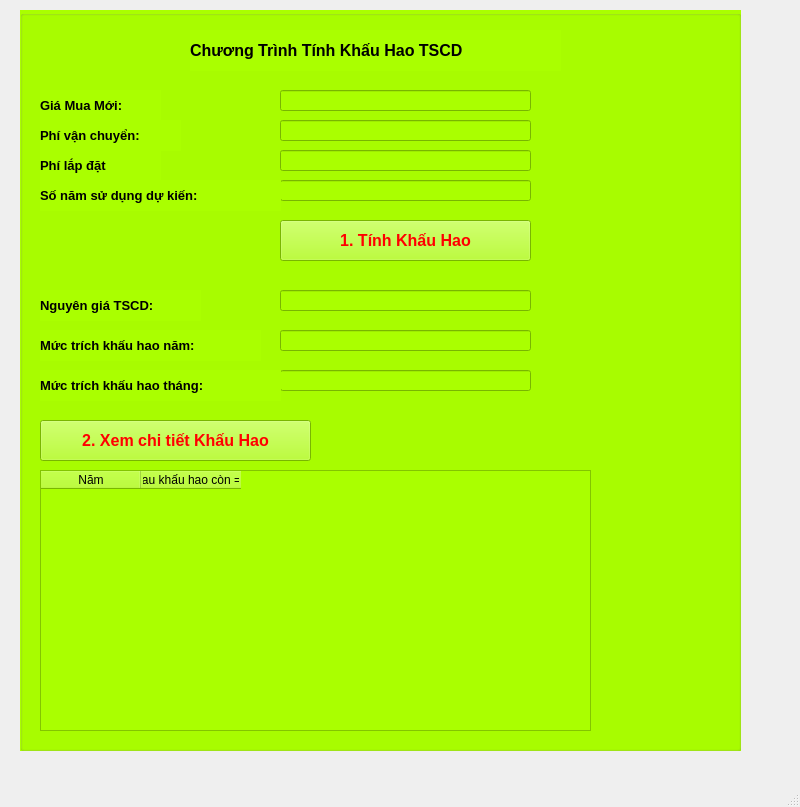
<?xml version="1.0" encoding="UTF-8"?>
<ui version="4.0">
 <class>MainWindow</class>
 <widget class="QMainWindow" name="MainWindow">
  <property name="geometry">
   <rect>
    <x>0</x>
    <y>0</y>
    <width>800</width>
    <height>807</height>
   </rect>
  </property>
  <property name="windowTitle">
   <string>Phuong Nghi_K234111403</string>
  </property>
  <widget class="QWidget" name="centralwidget">
   <widget class="QGroupBox" name="groupBox">
    <property name="geometry">
     <rect>
      <x>20</x>
      <y>10</y>
      <width>721</width>
      <height>741</height>
     </rect>
    </property>
    <property name="styleSheet">
     <string notr="true">background-color: rgb(170, 255, 0);</string>
    </property>
    <property name="title">
     <string/>
    </property>
    <widget class="QLabel" name="label">
     <property name="geometry">
      <rect>
       <x>170</x>
       <y>20</y>
       <width>371</width>
       <height>41</height>
      </rect>
     </property>
     <property name="font">
      <font>
       <pointsize>12</pointsize>
       <weight>75</weight>
       <bold>true</bold>
      </font>
     </property>
     <property name="text">
      <string>Chương Trình Tính Khấu Hao TSCD</string>
     </property>
    </widget>
    <widget class="QLabel" name="label_2">
     <property name="geometry">
      <rect>
       <x>20</x>
       <y>80</y>
       <width>121</width>
       <height>31</height>
      </rect>
     </property>
     <property name="font">
      <font>
       <pointsize>10</pointsize>
       <weight>75</weight>
       <bold>true</bold>
      </font>
     </property>
     <property name="text">
      <string>Giá Mua Mới:</string>
     </property>
    </widget>
    <widget class="QLineEdit" name="lineEditGiaMuaMoi">
     <property name="geometry">
      <rect>
       <x>260</x>
       <y>80</y>
       <width>251</width>
       <height>21</height>
      </rect>
     </property>
    </widget>
    <widget class="QLineEdit" name="lineEditPhiVanChuyen">
     <property name="geometry">
      <rect>
       <x>260</x>
       <y>110</y>
       <width>251</width>
       <height>21</height>
      </rect>
     </property>
    </widget>
    <widget class="QLabel" name="label_3">
     <property name="geometry">
      <rect>
       <x>20</x>
       <y>110</y>
       <width>141</width>
       <height>31</height>
      </rect>
     </property>
     <property name="font">
      <font>
       <pointsize>10</pointsize>
       <weight>75</weight>
       <bold>true</bold>
      </font>
     </property>
     <property name="text">
      <string>Phí vận chuyển:</string>
     </property>
    </widget>
    <widget class="QLabel" name="label_4">
     <property name="geometry">
      <rect>
       <x>20</x>
       <y>140</y>
       <width>121</width>
       <height>31</height>
      </rect>
     </property>
     <property name="font">
      <font>
       <pointsize>10</pointsize>
       <weight>75</weight>
       <bold>true</bold>
      </font>
     </property>
     <property name="text">
      <string>Phí lắp đặt</string>
     </property>
    </widget>
    <widget class="QLineEdit" name="lineEditPhiLapDat">
     <property name="geometry">
      <rect>
       <x>260</x>
       <y>140</y>
       <width>251</width>
       <height>21</height>
      </rect>
     </property>
    </widget>
    <widget class="QLineEdit" name="lineEditSoNamSuDungDuKien">
     <property name="geometry">
      <rect>
       <x>260</x>
       <y>170</y>
       <width>251</width>
       <height>21</height>
      </rect>
     </property>
    </widget>
    <widget class="QLabel" name="label_5">
     <property name="geometry">
      <rect>
       <x>20</x>
       <y>170</y>
       <width>241</width>
       <height>31</height>
      </rect>
     </property>
     <property name="font">
      <font>
       <pointsize>10</pointsize>
       <weight>75</weight>
       <bold>true</bold>
      </font>
     </property>
     <property name="text">
      <string>Số năm sử dụng dự kiến:</string>
     </property>
    </widget>
    <widget class="QPushButton" name="pushButtonTinhKhauHao">
     <property name="geometry">
      <rect>
       <x>260</x>
       <y>210</y>
       <width>251</width>
       <height>41</height>
      </rect>
     </property>
     <property name="font">
      <font>
       <pointsize>12</pointsize>
       <weight>75</weight>
       <bold>true</bold>
      </font>
     </property>
     <property name="styleSheet">
      <string notr="true">color: rgb(255, 0, 0);</string>
     </property>
     <property name="text">
      <string>1. Tính Khấu Hao</string>
     </property>
    </widget>
    <widget class="QLineEdit" name="lineEditNguyenGiaTSCD">
     <property name="geometry">
      <rect>
       <x>260</x>
       <y>280</y>
       <width>251</width>
       <height>21</height>
      </rect>
     </property>
    </widget>
    <widget class="QLabel" name="label_6">
     <property name="geometry">
      <rect>
       <x>20</x>
       <y>280</y>
       <width>161</width>
       <height>31</height>
      </rect>
     </property>
     <property name="font">
      <font>
       <pointsize>10</pointsize>
       <weight>75</weight>
       <bold>true</bold>
      </font>
     </property>
     <property name="text">
      <string>Nguyên giá TSCD:</string>
     </property>
    </widget>
    <widget class="QLineEdit" name="lineEditMucTrichKhauHaoNam">
     <property name="geometry">
      <rect>
       <x>260</x>
       <y>320</y>
       <width>251</width>
       <height>21</height>
      </rect>
     </property>
    </widget>
    <widget class="QLabel" name="label_7">
     <property name="geometry">
      <rect>
       <x>20</x>
       <y>320</y>
       <width>221</width>
       <height>31</height>
      </rect>
     </property>
     <property name="font">
      <font>
       <pointsize>10</pointsize>
       <weight>75</weight>
       <bold>true</bold>
      </font>
     </property>
     <property name="text">
      <string>Mức trích khấu hao năm:</string>
     </property>
    </widget>
    <widget class="QLineEdit" name="lineEditMucTrichKhauHaoThang">
     <property name="geometry">
      <rect>
       <x>260</x>
       <y>360</y>
       <width>251</width>
       <height>21</height>
      </rect>
     </property>
    </widget>
    <widget class="QLabel" name="label_8">
     <property name="geometry">
      <rect>
       <x>20</x>
       <y>360</y>
       <width>241</width>
       <height>31</height>
      </rect>
     </property>
     <property name="font">
      <font>
       <pointsize>10</pointsize>
       <weight>75</weight>
       <bold>true</bold>
      </font>
     </property>
     <property name="text">
      <string>Mức trích khấu hao tháng:</string>
     </property>
    </widget>
    <widget class="QPushButton" name="pushButtonXemChiTietKhauHao">
     <property name="geometry">
      <rect>
       <x>20</x>
       <y>410</y>
       <width>271</width>
       <height>41</height>
      </rect>
     </property>
     <property name="font">
      <font>
       <pointsize>12</pointsize>
       <weight>75</weight>
       <bold>true</bold>
      </font>
     </property>
     <property name="styleSheet">
      <string notr="true">color: rgb(255, 0, 0);</string>
     </property>
     <property name="text">
      <string>2. Xem chi tiết Khấu Hao</string>
     </property>
    </widget>
    <widget class="QTableWidget" name="tableWidget">
     <property name="geometry">
      <rect>
       <x>20</x>
       <y>460</y>
       <width>551</width>
       <height>261</height>
      </rect>
     </property>
     <column>
      <property name="text">
       <string>Năm</string>
      </property>
     </column>
     <column>
      <property name="text">
       <string>Sau khấu hao còn =&gt;</string>
      </property>
     </column>
    </widget>
   </widget>
  </widget>
  <widget class="QMenuBar" name="menubar">
   <property name="geometry">
    <rect>
     <x>0</x>
     <y>0</y>
     <width>800</width>
     <height>26</height>
    </rect>
   </property>
  </widget>
  <widget class="QStatusBar" name="statusbar"/>
 </widget>
 <resources/>
 <connections/>
</ui>
